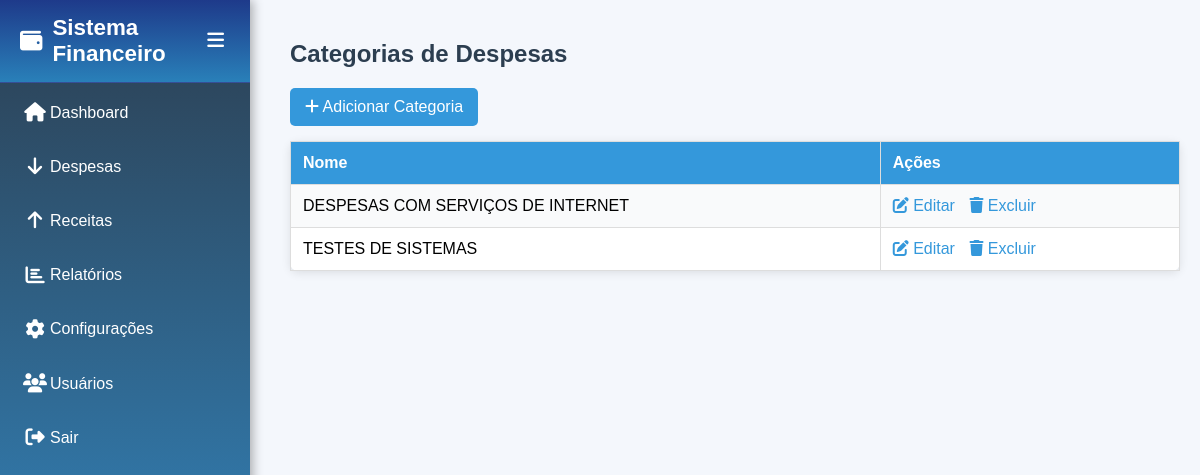
/configuracoes/categorias/despesas/index.php (signed in), run on the app's committed database.
### tables this page shows
CREATE TABLE `categorias` (
  `id` int(11) NOT NULL,
  `nome` varchar(100) NOT NULL,
  `tipo` enum('receita','despesa') NOT NULL,
  `descricao` varchar(255) DEFAULT NULL,
  `status` enum('ativo','inativo') DEFAULT 'ativo'
);

### configuracoes/categorias/despesas/index.php (the view, shortened to what this page needs)
<?php
include_once __DIR__ . '/../../../config.php';
$stmt = $pdo->query("SELECT * FROM categorias WHERE tipo = 'despesa' AND status = 'ativo' ORDER BY nome");
$categorias = $stmt->fetchAll();
?>
<!DOCTYPE html>
<html lang="pt-br">
<head>
    <link rel="stylesheet" href="https://cdnjs.cloudflare.com/ajax/libs/font-awesome/6.4.2/css/all.min.css">
</head>
<body>
    <?php include_once __DIR__ . '/../../../sidebar.php'; ?>
    <div class="container">
        <h2>Categorias de Despesas</h2>
        <a href="adicionar.php" class="add-btn"><i class="fas fa-plus"></i> Adicionar Categoria</a>
        <table>
            <tr>
                <th>Nome</th>
                <th>Ações</th>
            </tr>
            <?php foreach ($categorias as $categoria): ?>
                <tr>
                    <td><?php echo htmlspecialchars($categoria['nome']); ?></td>
                    <td>
                        <a href="editar.php?id=<?php echo $categoria['id']; ?>"><i class="fas fa-edit"></i> Editar</a>
                        <a href="excluir.php?id=<?php echo $categoria['id']; ?>" onclick="return confirm('Confirmar exclusão?')"><i class="fas fa-trash"></i> Excluir</a>
                    </td>
                </tr>
            <?php endforeach; ?>
        </table>
    </div>
</body>
</html>

### configuracoes/categorias/despesas/index.php (style rules this page uses)
body { font-family: Arial, sans-serif; margin: 0; background: #f4f7fc; }
.container { margin-left: 270px; padding: 20px; transition: margin-left 0.3s ease; }
h2 { color: #2c3e50; }
.add-btn { display: inline-block; padding: 10px 15px; background: #3498db; color: #ffffff; border-radius: 5px; margin-bottom: 15px; text-decoration: none; transition: background 0.3s; }
table { border-collapse: collapse; width: 100%; background: #ffffff; border-radius: 8px; box-shadow: 0 2px 10px rgba(0, 0, 0, 0.1); }
th, td { border: 1px solid #ddd; padding: 12px; text-align: left; }
th { background: #3498db; color: #ffffff; }
tr:nth-child(even) { background: #f9fafb; }
a { color: #3498db; text-decoration: none; margin-right: 10px; }

### sidebar.php (style rules this page uses)
body { margin: 0; font-family: Arial, sans-serif; }

### data on the page
categorias: nome "DESPESAS COM SERVIÇOS DE INTERNET"
categorias: nome "TESTES DE SISTEMAS"
